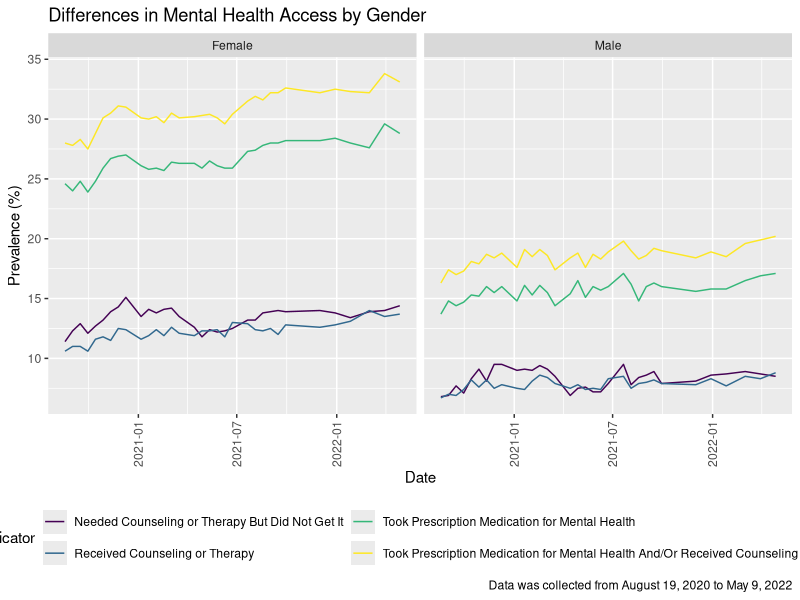
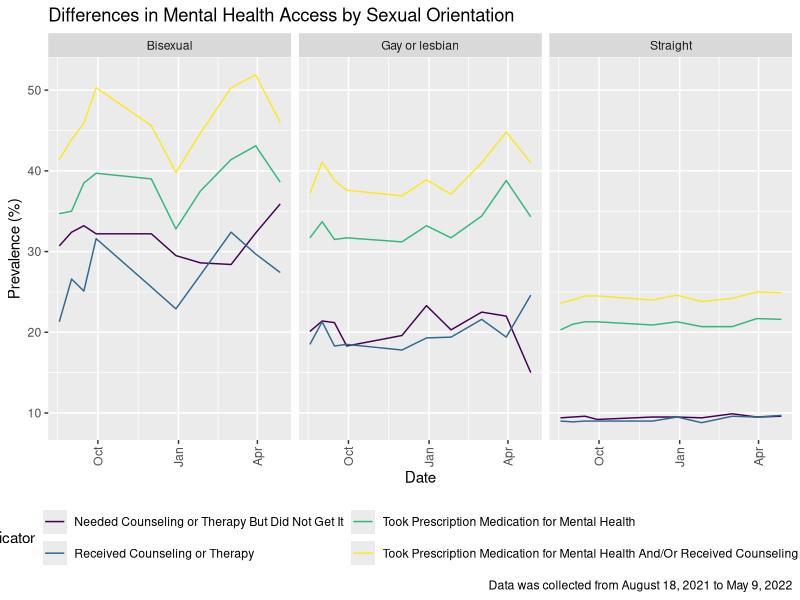
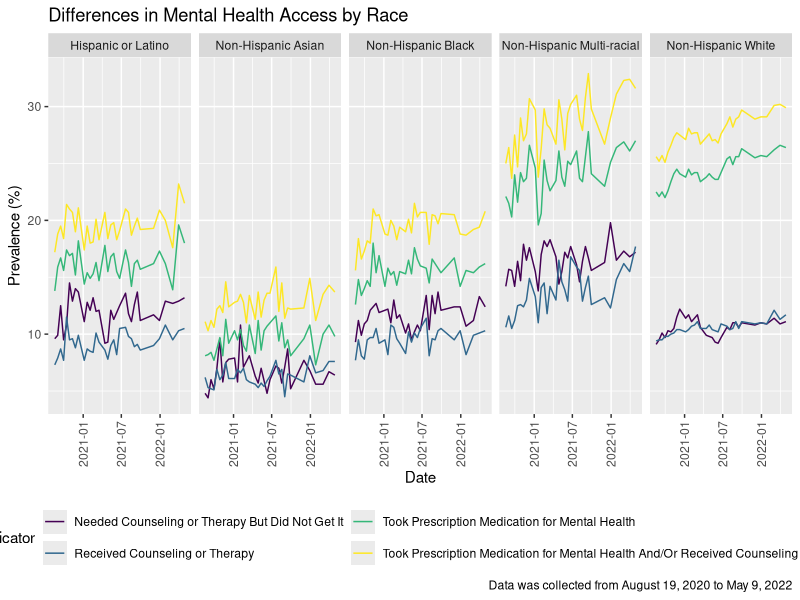

The R script that drew these images, in order:
## ---- chunk 1
knitr::opts_chunk$set(echo = TRUE)
## ---- chunk 2
library(tidyverse)

library(viridisLite)
viridisLite::viridis(10)

knitr::opts_chunk$set(
	echo = TRUE,
	warning = FALSE,
	fig.width = 8, 
  fig.height = 6,
  out.width = "90%"
)

theme_set(theme_minimal() + theme(legend.position = "bottom"))

options(
  ggplot2.continuous.colour = "viridis",
  ggplot2.continuous.fill = "viridis"
)

scale_colour_discrete = scale_colour_viridis_d
scale_fill_discrete = scale_fill_viridis_d
## ---- chunk 3
tidydata = 
  read.csv("data/tidydata.csv") |>
  mutate(
    start_dates = as.Date(start_dates))
## ---- chunk 4
tidydata |>
  filter(
    group == "Sex",
    state == "United States") |>
  group_by(indicator, start_dates, subgroup) |>
  ggplot(aes(x = start_dates, y = value, color = indicator)) +
  geom_line() +
  facet_grid(. ~ subgroup) +
  theme_gray() +
  theme(
    legend.position = "bottom",
    axis.text.x = element_text(angle = 90, vjust = 0.5, hjust = 1)) +
  guides(color = guide_legend(nrow = 2)) +
    labs(
    x = "Date",
    y = "Prevalence (%)",
    title = "Differences in Mental Health Access by Gender",
    caption = "Data was collected from August 19, 2020 to May 9, 2022")
## ---- chunk 5
tidydata |>
    filter(group == "Sexual orientation",
         state == "United States",
         week_number %in% c(24:33)) |>
  group_by(start_dates, subgroup, indicator) |>
  ggplot(aes(x = start_dates, y = value, color = indicator)) +
  geom_line() +
  facet_grid(. ~ subgroup) +
  theme_grey() +
  theme(
    legend.position = "bottom",
    axis.text.x = element_text(angle = 90, vjust = 0.5, hjust = 1)) +
  guides(color = guide_legend(nrow = 2)) +
    labs(
    x = "Date",
    y = "Prevalence (%)",
    title = "Differences in Mental Health Access by Sexual Orientation",
    caption = "Data was collected from August 18, 2021 to May 9, 2022")
## ---- chunk 6
tidydata |>
  filter(group == "Race/Hispanic ethnicity", state == "United States") |>
  mutate(
    subgroup = replace(subgroup, subgroup == "Non-Hispanic Asian, single race", "Non-Hispanic Asian"),
    subgroup = replace(subgroup, subgroup == "Non-Hispanic Black, single race", "Non-Hispanic Black"),
    subgroup = replace(subgroup, subgroup == "Non-Hispanic White, single race", "Non-Hispanic White"),
    subgroup = replace(subgroup, subgroup == "Non-Hispanic, other races and multiple races", "Non-Hispanic Multi-racial")) |>
  group_by(indicator, start_dates, subgroup) |>
  ggplot(aes(x = start_dates, y = value, color = indicator)) +
  geom_line() +
  facet_grid(. ~ subgroup) +
  theme_grey() +
  theme(
    legend.position = "bottom",
    axis.text.x = element_text(angle = 90, vjust = 0.5, hjust = 1)) +
  guides(color = guide_legend(nrow = 2)) +
  labs(
    x = "Date",
    y = "Prevalence (%)",
    title = "Differences in Mental Health Access by Race",
    caption = "Data was collected from August 19, 2020 to May 9, 2022")
